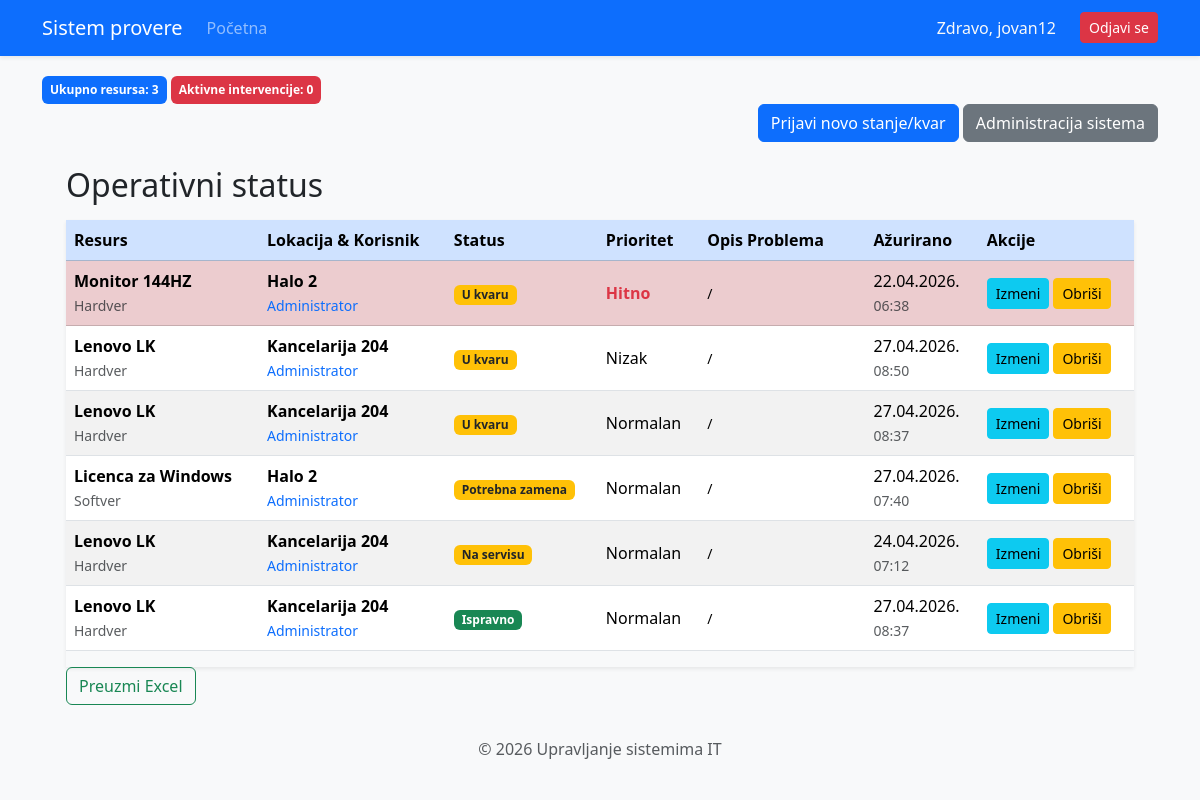
The app's page / (signed in) with its own data.
### alchemy_classes.py (models this page shows)
class User(db.Model, UserMixin):
    __tablename__ = "user"
    id: Mapped[int] = mapped_column(Integer, primary_key=True)
    username: Mapped[str] = mapped_column(String(20), unique=True, nullable=False)
    password: Mapped[str] = mapped_column(String(100), nullable=False)
    ime_prezime: Mapped[str] = mapped_column(String(100), nullable=True)
    uloga: Mapped[str] = mapped_column(String(10), default="user")
    zaduzeni_statusi: Mapped[list["StatusResursa"]] = relationship("StatusResursa", back_populates="korisnik")

class StatusResursa(db.Model):
    __tablename__ = "status_resursa"
    id: Mapped[int] = mapped_column(Integer, primary_key=True)
    resurs_id: Mapped[int] = mapped_column(ForeignKey("resurs.id"), nullable=False)
    lokacija_id: Mapped[int] = mapped_column(ForeignKey("lokacija.id"), nullable=False)
    korisnik_id: Mapped[int] = mapped_column(ForeignKey("user.id"), nullable=False) # VEZA SA KORISNIKOM!
    kolicina: Mapped[int] = mapped_column(Integer, default=1)
    status_kvara: Mapped[str] = mapped_column(String(50))
    prioritet: Mapped[str] = mapped_column(String(20))
    opis_problema: Mapped[str] = mapped_column(String(50), nullable=True)
    datum_prijave: Mapped[datetime] = mapped_column(DateTime, default=datetime.utcnow)
    resurs: Mapped["Resurs"] = relationship("Resurs", back_populates="statusi")
    lokacija: Mapped["Lokacija"] = relationship("Lokacija", back_populates="izvestaji")
    korisnik: Mapped["User"] = relationship("User", back_populates="zaduzeni_statusi")

class Resurs(db.Model):
    __tablename__ = "resurs"
    id: Mapped[int] = mapped_column(Integer, primary_key=True)
    naziv: Mapped[str] = mapped_column(String(100), nullable=False)
    tip: Mapped[str] = mapped_column(String(50))
    serijski_broj: Mapped[str] = mapped_column(String(100), unique=True)
    godina_nabavke: Mapped[int] = mapped_column(Integer)
    statusi: Mapped[list["StatusResursa"]] = relationship("StatusResursa", back_populates="resurs")

class Lokacija(db.Model):
    __tablename__ = "lokacija"
    id: Mapped[int] = mapped_column(Integer, primary_key=True)
    naziv: Mapped[str] = mapped_column(String(100), nullable=False)
    sprat: Mapped[str] = mapped_column(String(50), nullable=True)
    odgovorno_lice: Mapped[str] = mapped_column(String(100))
    izvestaji: Mapped[list["StatusResursa"]] = relationship("StatusResursa", back_populates="lokacija")

### main.py (the view)
@app.route('/')
@login_required
def home():
    total_resursa = Resurs.query.count()
    aktivni_kvarovi = StatusResursa.query.filter(StatusResursa.status_kvara != 'Ispravno').count()
    hitni_zadaci = StatusResursa.query.filter_by(prioritet='Hitno').count()
    svi_resursi = db.session.execute(db.select(Resurs)).scalars().all()
    upit_stanja = db.select(StatusResursa).join(Resurs).join(Lokacija).order_by(
        StatusResursa.status_kvara.desc(),
        StatusResursa.prioritet.asc()
    )
    sva_stanja = db.session.execute(upit_stanja).scalars().all()
    return render_template("index.html", stanja=sva_stanja, resursi=svi_resursi, naslov="Glavni Dashboard")

### main.py (called while the page is built)
@login_manager.user_loader
def load_user(user_id):
    return db.get_or_404(User, user_id)

### templates/index.html (shortened to what this page needs)
{% extends "base.html" %}
{% block content %}
<div class="mb-3">
    <span class="badge bg-primary p-2">Ukupno resursa: {{ resursi|length }}</span>
    <span class="badge bg-danger p-2">Aktivne intervencije: {{ statusi|length }}</span>
    <div class="mb-3 text-end">
        <a class="btn btn-primary" href="{{ url_for('add_status') }}">Prijavi novo stanje/kvar</a>
        <a class="btn btn-secondary" href="{{ url_for('admin_page') }}">Administracija sistema</a>
</div>
<div class="jumbotron">
    <div class="container-fluid px-4"> <h2 class="mt-4">Operativni status</h2>
        <div class="table-responsive mt-3 shadow-sm">
            <table class="table table-striped table-hover align-middle">
                <thead>
                    <tr class="table-primary">
                        <th scope="col">Resurs</th>
                        <th scope="col">Lokacija & Korisnik</th>
                        <th scope="col">Status</th>
                        <th scope="col">Prioritet</th>
                        <th scope="col" style="min-width: 150px;">Opis Problema</th>
                        <th scope="col">Ažurirano</th>
                        <th scope="col">Akcije</th>
                    </tr>
                </thead>
                <tbody>
                    {% for s in stanja %}
                    <tr class="{% if s.prioritet == 'Hitno' %}table-danger{% endif %}">
                        <td>
                            <strong>{{ s.resurs.naziv }}</strong> <br>
                            <small class="text-muted">{{ s.resurs.tip }}</small>
                        </td>
                        <td>
                            <strong>{{ s.lokacija.naziv }}</strong> <br>
                            <small class="text-primary">
                                {% if s.korisnik %}
                                    {{ s.korisnik.ime_prezime }}
                                {% else %}
                                    <span class="text-muted italic">Nije dodeljeno</span>
                                {% endif %}
                            </small>
                        </td>
                        <td>
                            <span class="badge {% if s.status_kvara == 'Ispravno' %}bg-success{% else %}bg-warning text-dark{% endif %}">
                                {{ s.status_kvara }}
                            </span>
                        </td>
                        <td>
                            {% if s.prioritet == 'Hitno' %}
                                <span class="text-danger fw-bold"> {{ s.prioritet }}</span>
                            {% else %}
                                {{ s.prioritet }}
                            {% endif %}
                        </td>
                        <td><small>{{ s.opis_problema or "/" }}</small></td>
                        <td style="white-space: nowrap;">{{ s.datum_prijave.strftime('%d.%m.%Y.') }}<br>
                            <small class="text-muted">{{ s.datum_prijave.strftime('%H:%M') }}</small>
                        </td>
                        <td>
                            <div class="d-flex gap-1">
                                <a class="btn btn-sm btn-info" href="{{ url_for('add_status', id=s.id) }}">
                                    Izmeni
                                </a>
                                <a class="btn btn-sm btn-warning"
                                   href="{{ url_for('delete_status', status_id=s.id) }}"
                                   onclick="return confirm('Da li ste sigurni da želite da obrišete ovaj status?')">
                                    Obriši
                                </a>
                            </div>
                        </td>
                    </tr>
                    {% endfor %}
                </tbody>
            </table>
        </div>
            <a class="btn btn-outline-success" href="{{ url_for('export_excel') }}">
                 Preuzmi Excel
            </a>
        </div>
    </div>
</div>
{% endblock %}

### templates/base.html (shortened to what this page needs)
<!DOCTYPE html>
<html lang="sr">
<head>
    {{ bootstrap.load_css() }}
</head>
<body>
    <nav class="navbar navbar-expand-lg navbar-dark bg-primary shadow-sm">
        <div class="container">
            <a class="navbar-brand" href="{{ url_for('home') }}"> Sistem provere</a>
            <div class="collapse navbar-collapse" id="navbarNav">
                <ul class="navbar-nav me-auto">
                    <li class="nav-item">
                        <a class="nav-link" href="{{ url_for('home') }}">Početna</a>
                    </li>
                </ul>
                <ul class="navbar-nav ms-auto">
                    {% if current_user.is_authenticated %}
                        <li class="nav-item">
                            <span class="nav-link text-light">Zdravo, {{ current_user.username }}</span>
                        </li>
                        <li class="nav-item">
                            <a class="btn btn-danger btn-sm ms-lg-3 mt-1" href="{{ url_for('logout') }}">Odjavi se</a>
                        </li>
                    {% else %}
                        <li class="nav-item">
                            <a class="nav-link" href="{{ url_for('login') }}">Prijava</a>
                        </li>
                    {% endif %}
                </ul>
            </div>
        </div>
    </nav>
    <div class="container">
        {% block content %}{% endblock %}
    </div>
    <footer class="footer mt-auto py-3 bg-light text-center">
        <div class="container">
            <span class="text-muted">© 2026 Upravljanje sistemima IT</span>
        </div>
    </footer>
</body>
</html>
</html>

### templates/base.html (style rules this page uses)
body { background-color: #f8f9fa; }
.navbar { margin-bottom: 20px; }
.footer { margin-top: 40px; padding: 20px; background: #eee; text-align: center; }

### records on screen
User: username "jovan12"
StatusResursa: resurs.naziv "Monitor 144HZ", resurs.tip "Hardver", lokacija.naziv "Halo 2", korisnik.ime_prezime "Administrator", status_kvara "U kvaru", prioritet "Hitno", opis_problema "/", datum_prijave "22.04.2026.", datum_prijave "06:38"
StatusResursa: resurs.naziv "Lenovo LK", resurs.tip "Hardver", lokacija.naziv "Kancelarija 204", korisnik.ime_prezime "Administrator", status_kvara "U kvaru", prioritet "Nizak", opis_problema "/", datum_prijave "27.04.2026.", datum_prijave "08:50"
StatusResursa: resurs.naziv "Lenovo LK", resurs.tip "Hardver", lokacija.naziv "Kancelarija 204", korisnik.ime_prezime "Administrator", status_kvara "U kvaru", prioritet "Normalan", opis_problema "/", datum_prijave "27.04.2026.", datum_prijave "08:37"
StatusResursa: resurs.naziv "Licenca za Windows", resurs.tip "Softver", lokacija.naziv "Halo 2", korisnik.ime_prezime "Administrator", status_kvara "Potrebna zamena", prioritet "Normalan", opis_problema "/", datum_prijave "27.04.2026.", datum_prijave "07:40"
StatusResursa: resurs.naziv "Lenovo LK", resurs.tip "Hardver", lokacija.naziv "Kancelarija 204", korisnik.ime_prezime "Administrator", status_kvara "Na servisu", prioritet "Normalan", opis_problema "/", datum_prijave "24.04.2026.", datum_prijave "07:12"
StatusResursa: resurs.naziv "Lenovo LK", resurs.tip "Hardver", lokacija.naziv "Kancelarija 204", korisnik.ime_prezime "Administrator", status_kvara "Ispravno", prioritet "Normalan", opis_problema "/", datum_prijave "27.04.2026.", datum_prijave "08:37"

### other values on screen
{{ resursi|length }} "3"
{{ statusi|length }} "0"
